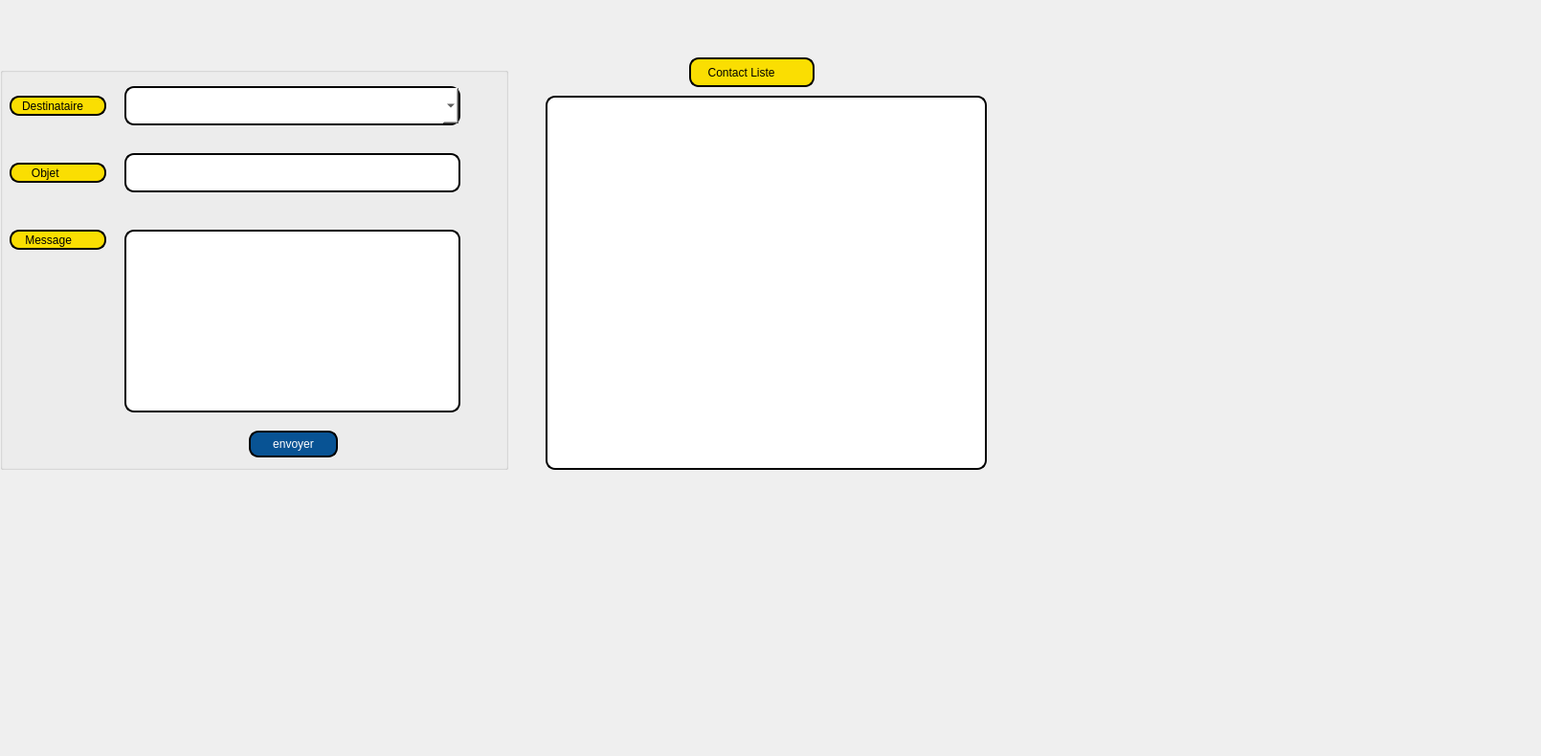
     <widget class="QWidget" name="tab_12">
      <attribute name="title">
       <string>contact</string>
      </attribute>
      <widget class="QPushButton" name="envoyer">
       <property name="geometry">
        <rect>
         <x>260</x>
         <y>450</y>
         <width>93</width>
         <height>28</height>
        </rect>
       </property>
       <property name="styleSheet">
        <string notr="true">border: 2px solid black;
border-radius: 10px;
padding: 0 8px;
color: rgb(255, 255, 255);
background:#085394	;
font: bold, &quot;Comic Sans MS&quot;;
</string>
       </property>
       <property name="text">
        <string>envoyer</string>
       </property>
      </widget>
      <widget class="QLabel" name="label_5">
       <property name="geometry">
        <rect>
         <x>10</x>
         <y>100</y>
         <width>101</width>
         <height>21</height>
        </rect>
       </property>
       <property name="styleSheet">
        <string notr="true">border: 2px solid black;
font: 75 8pt &quot;MS Shell Dlg 2&quot;;
border-radius: 10px;
padding: 0 8px;
background: #fade02;
font: bold, &quot;Comic Sans MS&quot;;;
text-align:center;
</string>
       </property>
       <property name="text">
        <string>Destinataire</string>
       </property>
      </widget>
      <widget class="QLabel" name="label_6">
       <property name="geometry">
        <rect>
         <x>10</x>
         <y>170</y>
         <width>101</width>
         <height>21</height>
        </rect>
       </property>
       <property name="styleSheet">
        <string notr="true">border: 2px solid black;
font: 75 8pt &quot;MS Shell Dlg 2&quot;;
border-radius: 10px;
padding: 0 8px;
background: #fade02;
font: bold, &quot;Comic Sans MS&quot;;;
text-align:center;
</string>
       </property>
       <property name="text">
        <string>   Objet</string>
       </property>
      </widget>
      <widget class="QLabel" name="label_7">
       <property name="geometry">
        <rect>
         <x>10</x>
         <y>240</y>
         <width>101</width>
         <height>21</height>
        </rect>
       </property>
       <property name="styleSheet">
        <string notr="true">border: 2px solid black;
font: 75 8pt &quot;MS Shell Dlg 2&quot;;
border-radius: 10px;
padding: 0 8px;
background: #fade02;
font: bold, &quot;Comic Sans MS&quot;;;
text-align:center;
</string>
       </property>
       <property name="text">
        <string> Message</string>
       </property>
      </widget>
      <widget class="QLineEdit" name="objet">
       <property name="geometry">
        <rect>
         <x>130</x>
         <y>160</y>
         <width>351</width>
         <height>41</height>
        </rect>
       </property>
       <property name="styleSheet">
        <string notr="true">border: 2px solid black;
border-radius: 10px;
padding: 0 8px;
background: white;
selection-background-color: gray;
</string>
       </property>
      </widget>
      <widget class="QLineEdit" name="Message">
       <property name="geometry">
        <rect>
         <x>130</x>
         <y>240</y>
         <width>351</width>
         <height>191</height>
        </rect>
       </property>
       <property name="styleSheet">
        <string notr="true">border: 2px solid black;
border-radius: 10px;
padding: 0 8px;
background: white;
selection-background-color: gray;
</string>
       </property>
      </widget>
      <widget class="QLabel" name="background_11">
       <property name="geometry">
        <rect>
         <x>0</x>
         <y>0</y>
         <width>1601</width>
         <height>781</height>
        </rect>
       </property>
       <property name="text">
        <string/>
       </property>
      </widget>
      <widget class="QTableView" name="contactView">
       <property name="geometry">
        <rect>
         <x>570</x>
         <y>100</y>
         <width>461</width>
         <height>391</height>
        </rect>
       </property>
       <property name="styleSheet">
        <string notr="true"> border: 2px solid black;
border-radius: 10px;
padding: 0 8px;
background: white;
selection-background-color: gray;
</string>
       </property>
      </widget>
      <widget class="QLabel" name="label_19">
       <property name="geometry">
        <rect>
         <x>720</x>
         <y>60</y>
         <width>131</width>
         <height>31</height>
        </rect>
       </property>
       <property name="styleSheet">
        <string notr="true">border: 2px solid black;
font: 75 8pt &quot;MS Shell Dlg 2&quot;;
border-radius: 10px;
padding: 0 8px;
background: #fade02;
font: bold, &quot;Comic Sans MS&quot;;;
text-align:center;
</string>
       </property>
       <property name="text">
        <string>  Contact Liste</string>
       </property>
      </widget>
      <widget class="QComboBox" name="Destinataire">
       <property name="geometry">
        <rect>
         <x>130</x>
         <y>90</y>
         <width>351</width>
         <height>41</height>
        </rect>
       </property>
       <property name="styleSheet">
        <string notr="true">border: 2px solid black;
border-radius: 10px;
padding: 0 8px;
background: white;
selection-background-color: gray;
</string>
       </property>
      </widget>
      <widget class="QGroupBox" name="groupBox_10">
       <property name="geometry">
        <rect>
         <x>0</x>
         <y>70</y>
         <width>531</width>
         <height>421</height>
        </rect>
       </property>
       <property name="title">
        <string/>
       </property>
      </widget>
      <zorder>groupBox_10</zorder>
      <zorder>background_11</zorder>
      <zorder>envoyer</zorder>
      <zorder>label_5</zorder>
      <zorder>label_6</zorder>
      <zorder>label_7</zorder>
      <zorder>objet</zorder>
      <zorder>Message</zorder>
      <zorder>contactView</zorder>
      <zorder>label_19</zorder>
      <zorder>Destinataire</zorder>
     </widget>
